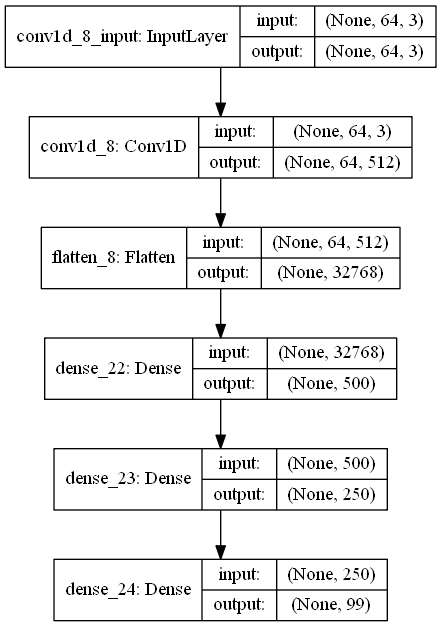

Write the Python code that produced this figure.
# -*- coding: utf-8 -*-
"""
Created on Thu Nov  7 10:34:38 2019

@author: andy3
"""

import numpy as np
import pandas as pd
from keras import layers
from keras import models
from sklearn.preprocessing import LabelEncoder
from sklearn.preprocessing import StandardScaler
from sklearn.model_selection import StratifiedShuffleSplit
from keras.models import Sequential
from keras.layers import Dense, Activation, Flatten, Convolution1D, Dropout
from keras.optimizers import SGD
from keras.utils import np_utils

train=pd.read_csv('C:/Users/andy3/leaf-classification/train.csv')
test=pd.read_csv('C:/Users/andy3/leaf-classification/test.csv')

print(train)

print(test)
ssss=np.zeros((10,3,64))

print(ssss)
#Refalsh the train,test,labels,classes
def spilt(train,test):
    
    label_encoder = LabelEncoder().fit(train.species)
    
    labels = label_encoder.transform(train.species)
    
    classes = list(label_encoder.classes_)
    
    train = train.drop(['species', 'id'], axis=1)
  
    test = test.drop('id', axis=1)

    return train, labels, test, classes

train, labels, test, classes = spilt(train, test)

print("The classes:",classes)

print("The labels:",labels)

print("The train :",train)

print("The test :",test)

# standardize train  and test features
scaler = StandardScaler().fit(train.values)

test_scaler=StandardScaler().fit(test.values)

scaled_train = scaler.transform(train.values)

scaled_test  = test_scaler.transform(test.values)

print("The scaled_train  of shape:",scaled_train.shape)

print("The scaled_test of shape:",scaled_test.shape)

# split train data into train and validatio
spilt= StratifiedShuffleSplit(test_size=0.2, random_state=23)

for train_index, valid_index in spilt.split(scaled_train,labels):
    
    X_train, X_val = scaled_train[train_index], scaled_train[valid_index]
    
    X_train_label, X_val_label = labels[train_index], labels[valid_index]
    
print("The X_train of shape:",X_train.shape)

print("The X_val of shape:",X_val.shape)

print("The X_train_label of shape:", X_train_label.shape)

print("The X_val_label of shape:",X_val_label.shape)

number_features = 64 # number of features per features type (shape, texture, margin)   
nb_class = len(classes)# number of species of leaf 

#### reshape train data for inputing the NN ####

#Define the zero array for put in data
X_train_r = np.zeros((len(X_train),number_features, 3))

print("The X_train_r of shape:",X_train_r.shape)

X_train_r[:, :, 0] = X_train[:, :number_features]

X_train_r[:, :, 1] = X_train[:, number_features:128]

X_train_r[:, :, 2] = X_train[:, 128:]
print(X_train_r)
print(X_train_r[:, :, 0])
print("The X_train_r[0] of shape:",X_train_r[:, :, 0].shape)

print("The X_train_r[1] of shape:",X_train_r[:, :, 1].shape)

print("The X_train_r[2] of shape:",X_train_r[:, :, 2].shape)

# reshape validation data
X_val_r = np.zeros((len(X_val), number_features, 3))

X_val_r[:, :, 0] = X_val[:, :number_features]

X_val_r[:, :, 1] = X_val[:, number_features:128]

X_val_r[:, :, 2] = X_val[:, 128:]

print("The X_val_r of shape:",X_val_r.shape)

print("The X_val_r[0] of shape:",X_val_r[:, :, 0].shape)

print("The X_val_r[1] of shape:",X_val_r[:, :, 1].shape)

print("The X_val_r[2] of shape:",X_val_r[:, :, 2].shape)
print(X_val_r )
model = Sequential()

model.add(layers.Conv1D(512,
                        1,
                        activation='relu',
                        input_shape=(64, 3)))



model.add(Flatten())

model.add(layers.Dense(500,
                       activation='relu'
                       )
    )
    
model.add(layers.Dense(250,
                       activation='relu'
                       )
    )
    
#The multi-classifical problem,so we use softmax with 46 NN union to achieve the purpose.
x=model.add(layers.Dense(99,
                       activation='softmax'
                       )
    )

print(x)
#Compile the model
model.compile(optimizer='rmsprop',
              loss='categorical_crossentropy',
              metrics=['acc'])

X_train_label = np_utils.to_categorical(X_train_label, nb_class)

X_val_label = np_utils.to_categorical(X_val_label, nb_class)

from keras.utils import plot_model

plot_model(model,show_shapes=True,to_file='leaf_classification.png')    
    

rmsprop = SGD(lr=0.01, nesterov=True, decay=1e-6, momentum=0.9)

model.compile(loss='categorical_crossentropy',optimizer=rmsprop,metrics=['acc'])

history=model.fit(X_train_r,
                  X_train_label,
                  epochs=15,
                  validation_data=(X_val_r, X_val_label),
                  batch_size=16)

from keras.utils import plot_model

plot_model(model,show_shapes=True,to_file='leaf_classification.png')    
    

import matplotlib.pyplot as plt

acc=history.history['acc']

val_acc=history.history['val_acc']

loss=history.history['loss']

val_loss=history.history['val_loss']

epochs=range(1,len(acc)+1)


plt.plot(epochs,
         acc,
         'bo',
         label='4:1 Traning accuracy')

plt.plot(epochs,
         val_acc,
         'b',
         label='4:1 Validation accuracy')

plt.title('The accuracy of training and validation')

plt.legend()

plt.figure()

plt.plot(epochs,
         loss,
         'bo',
         label="4:1 Training loss quantity")

plt.plot(epochs,
         val_loss,
         'b',
         label='4:1 Validation loss quantity')

plt.title('Training and validation loss')

plt.legend()


    
    
    
    
    
    
    
    
    
    
    
    
    
    
    
    
